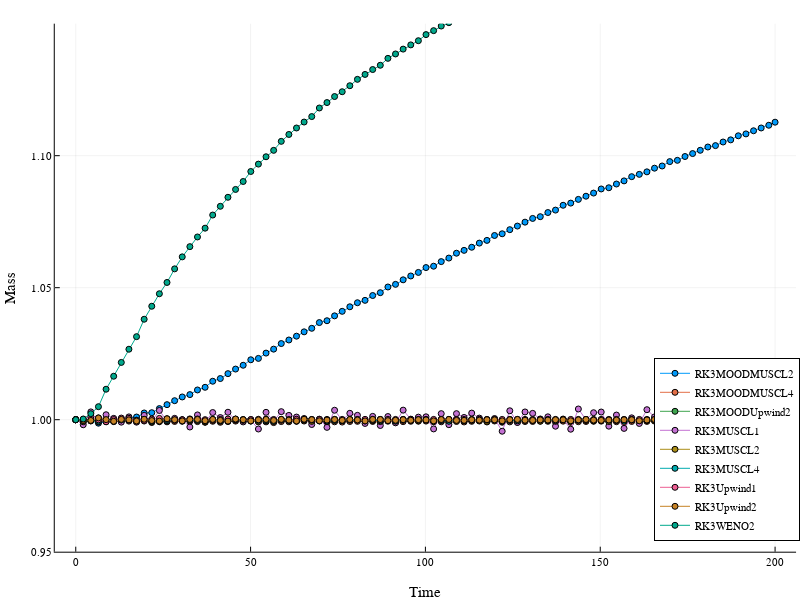

Source (notebook cell):
### Code cell
ms = 3
p1 = plot(D[algList[1]][:, 1], D[algList[1]][:, 2], xlabel="Time", ylabel="Mass", ylim=(0.95, 1.15), label=algList[1], markershape=:circle, size=(800, 600), legend=:bottomright, ms=ms)
for (j, algStr) in enumerate(algList)
    if algStr != algList[1]
        plot!(p1, D[algStr][:, 1], D[algStr][:, 2], label=algList[j], markershape=:circle, ms=ms)
    end
end
display(p1)
